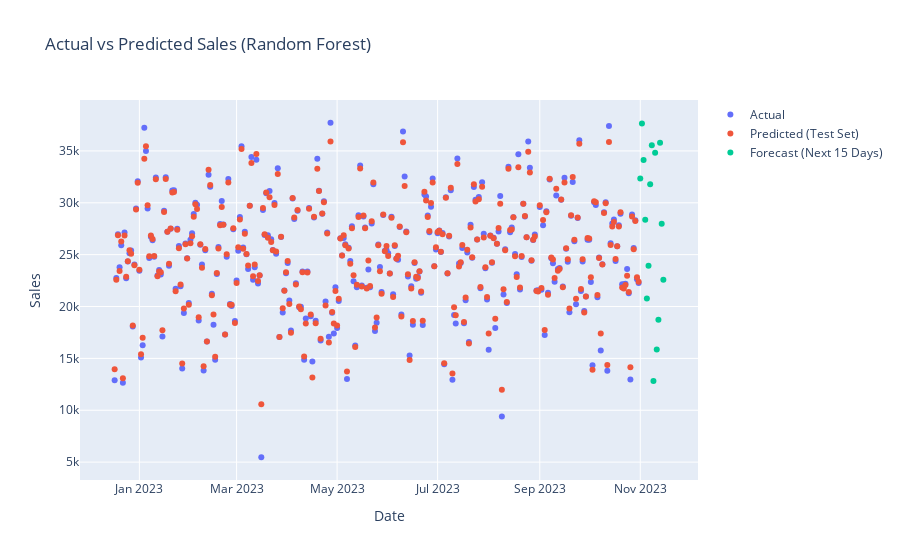

Notebook cell for this chart:
### Code cell
trace_actual = go.Scatter(x=test.index, y=y_test, mode='markers', name='Actual')
trace_predicted_test_set = go.Scatter(x=test.index, y=rf_predictions, mode='markers', name='Predicted (Test Set)')

# Create trace for the forecast of the next 15 days
trace_forecast_next_15_days = go.Scatter(x=sample_data.index, y=sample_predictions, mode='markers', name='Forecast (Next 15 Days)')

# Create layout
layout = go.Layout(
    title='Actual vs Predicted Sales (Random Forest)',
    xaxis=dict(title='Date'),
    yaxis=dict(title='Sales'),
    showlegend=True
)

# Create figure
fig = go.Figure(data=[trace_actual, trace_predicted_test_set, trace_forecast_next_15_days], layout=layout)

# Show figure
fig.show()

### Figure 1 — Plotly figure (JSON) as saved in the notebook; plotly's stock layout.template omitted (floating-point values rounded to 4 significant figures; data arrays with more than 128 entries replaced by an {"elided": "..."} marker saying what was removed)
{"data": [{"mode": "markers", "name": "Actual", "type": "scatter", "x": {"elided": "319 str values"}, "y": {"elided": "319 float values"}}, {"mode": "markers", "name": "Predicted (Test Set)", "type": "scatter", "x": {"elided": "319 str values"}, "y": {"elided": "319 float values"}}, {"mode": "markers", "name": "Forecast (Next 15 Days)", "type": "scatter", "x": ["2023-11-01T00:00:00", "2023-11-02T00:00:00", "2023-11-03T00:00:00", "2023-11-04T00:00:00", "2023-11-05T00:00:00", "2023-11-06T00:00:00", "2023-11-07T00:00:00", "2023-11-08T00:00:00", "2023-11-09T00:00:00", "2023-11-10T00:00:00", "2023-11-11T00:00:00", "2023-11-12T00:00:00", "2023-11-13T00:00:00", "2023-11-14T00:00:00", "2023-11-15T00:00:00"], "y": [32340.0, 37650.0, 34120.0, 28360.0, 20760.0, 23920.0, 31780.0, 35540.0, 12830.0, 34820.0, 15850.0, 18730.0, 35780.0, 27970.0, 22580.0]}], "layout": {"showlegend": true, "title": {"text": "Actual vs Predicted Sales (Random Forest)"}, "xaxis": {"title": {"text": "Date"}}, "yaxis": {"title": {"text": "Sales"}}}}
